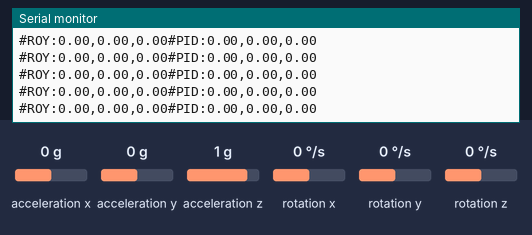
Recording of a sketch running on a simulated Arduino Leonardo, built with avr-gcc and run on an emulated ATmega32U4. On the bench: the last lines printed to the serial monitor. Wiring (inferred from the names in the program): MPU-6050 motion sensor at I2C address 0x68. The inputs (shaded band) are chosen by the test bench; at power-on: rotation x 0 °/s, acceleration x 0 g, acceleration y 0 g, acceleration z 1 g, rotation y 0 °/s, rotation z 0 °/s.

Above: at 5.2 s.
5.3 s: rotation x set to 8 °/s
At 6.2 s:
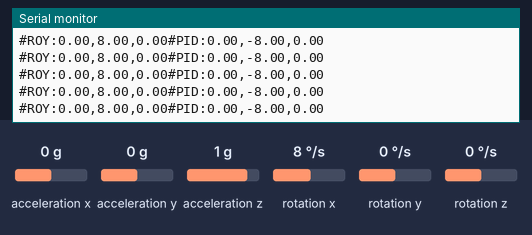
8.3 s: rotation x set to 11 °/s
At 9.4 s:
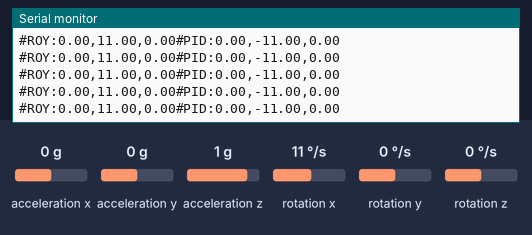
Timing chart, 0 to 11.3 s (numbered marks = the images above; inputs shaded):
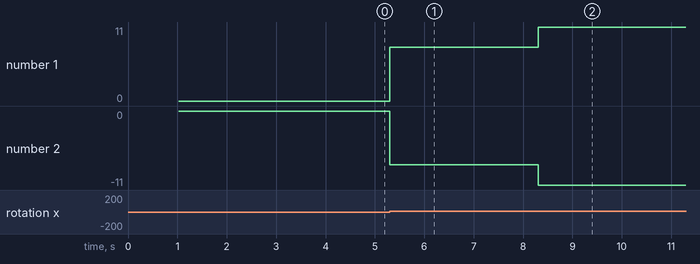

The sketch:

balancing.ino
```cpp
#include <MPU6050Sensor.h>

MPU6050Sensor Sensor;

void setup() {
  // put your setup code here, to run once:
  Sensor.begin(0x68);
  Serial.begin(115200);
}

void loop() {
  // put your main code here, to run repeatedly:
  float roll_angle, pitch_angle, yaw_angle;
  Sensor.read_rpy_angular_velocity(roll_angle, pitch_angle, yaw_angle);

  float roll_balancing, pitch_balancing, yaw_balancing;
  float roll_target_angle=0, pitch_target_angle=0, yaw_target_angle=0;
  calc_balancing_with_angle(
    roll_target_angle, pitch_target_angle, yaw_target_angle, roll_angle,
    pitch_angle, yaw_angle, roll_balancing, pitch_balancing, yaw_balancing);

    print_rpy_balancing(
      roll_angle, pitch_angle, yaw_angle,
      roll_balancing, pitch_balancing, yaw_balancing);


    print_rpy_balancing(roll_angle, pitch_angle, yaw_angle, roll_balancing,
    pitch_balancing, yaw_balancing);
}

void calc_balancing_with_angle(float roll_target_angle, float pitch_target_angle,
                               float yaw_target_angle, float roll_angle,
                               float pitch_angle, float yaw_angle,
                               float &roll_balancing, float &pitch_balancing,
                               float &yaw_balancing) {
       roll_balancing = roll_target_angle - roll_angle;
       pitch_balancing = pitch_target_angle - pitch_angle;
       yaw_balancing = yaw_target_angle - yaw_angle;
 }

void print_rpy_balancing(float roll_angle, float pitch_angle, float yaw_angle,
                         float roll_balancing, float pitch_balancing, float yaw_balancing)
                         {
  Serial.print("#ROY:");
  Serial.print(roll_angle);
  Serial.print(",");
  Serial.print(pitch_angle);
  Serial.print(",");
  Serial.print(yaw_angle);

  Serial.print("#PID:");
  Serial.print(roll_balancing);
  Serial.print(",");
  Serial.print(pitch_balancing);
  Serial.print(",");
  Serial.print(yaw_balancing);


  Serial.println();
}
```

HM10BLE.cpp
```cpp
/*
  HM10BLE.cpp - Library for flashing HM10BLE code.
  Created by Minu Suh, December 3, 2016.
*/

#include "Arduino.h"
#include "HM10BLE.h"

HM10BLE::HM10BLE()
{
}

#ifdef ARDUINO_AVR_LEONARDO
#define Serial4Ble Serial1
#elif defined(ARDUINO_AVR_UNO)
#define Serial4Ble Serial
#endif

void HM10BLE::begin(unsigned long baud)
{
	Serial4Ble.begin(baud);
}

void HM10BLE::receive_user_rpyt(int &roll, int &pitch, int &yaw, int &throttle)
{
	checkMspPacket(roll, pitch, yaw, throttle);
}

void HM10BLE::checkMspPacket(int &roll, int &pitch, int &yaw, int &throttle) {
  static uint32_t cnt;
  static int _roll=125, _pitch=125, _yaw=125, _throttle=0;

  if(Serial4Ble.available() > 0) {
    while(Serial4Ble.available() > 0) {
      int mspData = Serial4Ble.read();
      if(mspData == '$') cnt = HEAD1;
      else cnt++;

      mspPacket[cnt] = mspData;

      if(cnt == CRC) {
        if(mspPacket[CMD] == 150) {
          _throttle = mspPacket[THROTTLE];
		  _roll = mspPacket[ROLL];
		  _pitch = mspPacket[PITCH];
		  _yaw = mspPacket[YAW];
        }
      }
    }
  }
  roll = _roll;
  pitch = _pitch;
  yaw = _yaw;
  throttle = _throttle;
}
```

HM10BLE.h
```cpp
/*
  HM10BLE.h - Library for flashing HM10BLE code.
  Created by Minu Suh, December 3, 2016.
*/
#ifndef HM10BLE_h
#define HM10BLE_h

#include "Arduino.h"

enum {
  HEAD1,  HEAD2,  HEAD3,  DATASIZE, CMD,
  ROLL,   PITCH,  YAW,    THROTTLE,
  AUX,    CRC,    PACKETSIZE,
};

class HM10BLE
{
  public:
    HM10BLE();
	void begin(unsigned long baud);
	void receive_user_rpyt(int &roll, int &pitch, int &yaw, int &throttle);

  private:
	void checkMspPacket(int &roll, int &pitch, int &yaw, int &throttle);

  private:
    int mspPacket[PACKETSIZE];
};

#endif
```

MPU6050Sensor.cpp
```cpp
/*
  MPU6050Sensor.cpp - Library for flashing MPU6050Sensor code.
  Created by Minu Suh, December 3, 2016.
*/

#include "Arduino.h"
#include "MPU6050Sensor.h"
#include <Wire.h>

MPU6050Sensor::MPU6050Sensor()
{
}

void MPU6050Sensor::begin(int MPU_addr)
{
	_MPU_addr = MPU_addr;
	bAngleRead = false;
	bGyroRead = false;

	initMPU6050();
	calibAccelGyro();
	initDT();
}

void MPU6050Sensor::read_rpy_angle(float &roll, float &pitch, float &yaw)
{
	if(!bGyroRead) {
		readAccelGyro();
		calcDT();
		calcAccelYPR();
		calcGyroYPR();
		calcFilteredYPR();

		bAngleRead = true;
	}

	roll = filtered_angle_y;
	pitch = filtered_angle_x;
	yaw = filtered_angle_z;
}

void MPU6050Sensor::read_rpy_angular_velocity(float &roll, float &pitch, float &yaw)
{
	if(!bAngleRead) {
		readAccelGyro();
		calcDT();
		calcAccelYPR();
		calcGyroYPR();
		calcFilteredYPR();

		bGyroRead = true;
	}

	roll = gyro_y;
	pitch = gyro_x;
	yaw = gyro_z;
}

void MPU6050Sensor::initMPU6050() {
  Wire.begin();
  Wire.beginTransmission(_MPU_addr);
  Wire.write(0x6B);
  Wire.write(0);
  Wire.endTransmission(true);
}

void MPU6050Sensor::readAccelGyro() {
  Wire.beginTransmission(_MPU_addr);
  Wire.write(0x3B);
  Wire.endTransmission(false);
  Wire.requestFrom(_MPU_addr,14,true);
  AcX=Wire.read()<<8|Wire.read();
  AcY=Wire.read()<<8|Wire.read();
  AcZ=Wire.read()<<8|Wire.read();
  Tmp=Wire.read()<<8|Wire.read();
  GyX=Wire.read()<<8|Wire.read();
  GyY=Wire.read()<<8|Wire.read();
  GyZ=Wire.read()<<8|Wire.read();
}

void MPU6050Sensor::calibAccelGyro() {
  float sumAcX = 0, sumAcY = 0, sumAcZ = 0;
  float sumGyX = 0, sumGyY = 0, sumGyZ = 0;

  readAccelGyro();

  for(int i=0;i<10;i++) {
    readAccelGyro();
    sumAcX += AcX; sumAcY += AcY; sumAcZ += AcZ;
    sumGyX += GyX; sumGyY += GyY; sumGyZ += GyZ;
    delay(100);
  }

  baseAcX = sumAcX / 10;
  baseAcY = sumAcY / 10;
  baseAcZ = sumAcZ / 10;

  baseGyX = sumGyX / 10;
  baseGyY = sumGyY / 10;
  baseGyZ = sumGyZ / 10;
}

void MPU6050Sensor::initDT() {
  t_prev = micros();
}

void MPU6050Sensor::calcDT() {
  t_now = micros();
  _dt = (t_now - t_prev)/1000000.0;
  t_prev = t_now;
}

void MPU6050Sensor::calcAccelYPR() {
  float accel_x, accel_y, accel_z;
  float accel_xz, accel_yz;
  const float RADIANS_TO_DEGREES = 180/3.14159;

  accel_x = AcX - baseAcX;
  accel_y = AcY - baseAcY;
  accel_z = AcZ + (16384 - baseAcZ);

  accel_yz = sqrt(pow(accel_y,2) + pow(accel_z,2));
  accel_angle_y = atan(-accel_x/accel_yz)*RADIANS_TO_DEGREES;

  accel_xz = sqrt(pow(accel_x,2) + pow(accel_z,2));
  accel_angle_x = atan( accel_y/accel_xz)*RADIANS_TO_DEGREES;

  accel_angle_z = 0;
}

void MPU6050Sensor::calcGyroYPR() {
  const float GYROXYZ_TO_DEGREES_PER_SEC = 131;

  gyro_x = (GyX - baseGyX)/GYROXYZ_TO_DEGREES_PER_SEC;
  gyro_y = (GyY - baseGyY)/GYROXYZ_TO_DEGREES_PER_SEC;
  gyro_z = (GyZ - baseGyZ)/GYROXYZ_TO_DEGREES_PER_SEC;
}

void MPU6050Sensor::calcFilteredYPR() {
  const float ALPHA = 0.96;
  float tmp_angle_x, tmp_angle_y, tmp_angle_z;

  tmp_angle_x = filtered_angle_x + gyro_x * _dt;
  tmp_angle_y = filtered_angle_y + gyro_y * _dt;
  tmp_angle_z = filtered_angle_z + gyro_z * _dt;

  filtered_angle_x =
    ALPHA * tmp_angle_x + (1.0-ALPHA) * accel_angle_x;
  filtered_angle_y =
    ALPHA * tmp_angle_y + (1.0-ALPHA) * accel_angle_y;
  filtered_angle_z = tmp_angle_z;
}
```

MPU6050Sensor.h
```cpp
/*
  MPU6050Sensor.h - Library for flashing MPU6050Sensor code.
  Created by Minu Suh, December 3, 2016.
*/
#ifndef MPU6050Sensor_h
#define MPU6050Sensor_h


#include "Arduino.h"

class MPU6050Sensor
{
  public:
    MPU6050Sensor();
	void begin(int MPU_addr);
    void read_rpy_angle(float &roll, float &pitch, float &yaw);
	void read_rpy_angular_velocity(float &roll, float &pitch, float &yaw);

  private:
	void initMPU6050();
	void readAccelGyro();
	void calibAccelGyro();
	void initDT();
	void calcDT();
	void calcAccelYPR();
	void calcGyroYPR();
	void calcFilteredYPR();

  private:
	int _MPU_addr;
	int16_t AcX,AcY,AcZ,Tmp,GyX,GyY,GyZ;
    float baseAcX, baseAcY, baseAcZ;
	float baseGyX, baseGyY, baseGyZ ;
	unsigned long t_now, t_prev;
	float _dt;
	float accel_angle_x, accel_angle_y, accel_angle_z;
	float gyro_x, gyro_y, gyro_z;
	float filtered_angle_x, filtered_angle_y, filtered_angle_z;
	bool bAngleRead, bGyroRead;
};

#endif
```

Measured:
- after the input at 5.3 s, the serial monitor: prints a new line at once (image 1)
- after the input at 8.3 s, the serial monitor: prints a new line at once (image 2)
- plotted number 1: 0 → 8 after the input at 5.3 s, 8 → 11 after the input at 8.3 s
- plotted number 2: 0 → -8 after the input at 5.3 s, -8 → -11 after the input at 8.3 s
